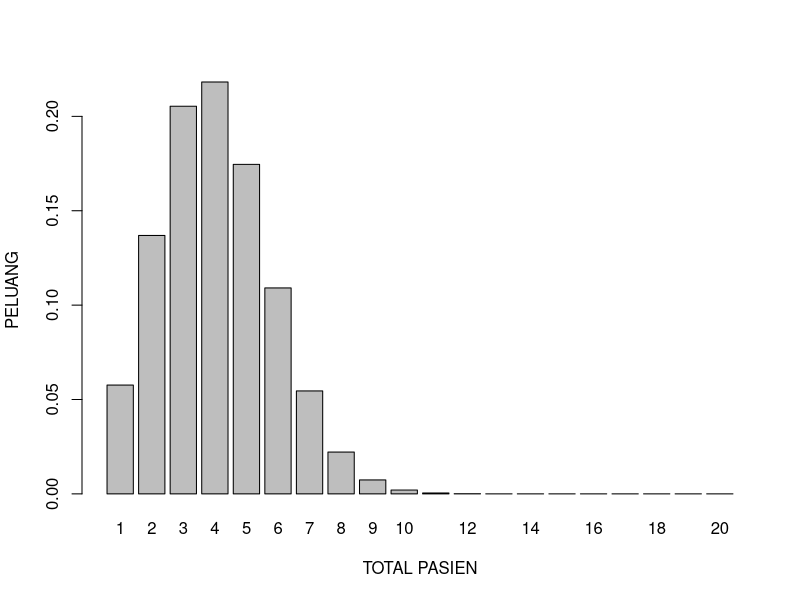

Write R code to recreate this figure.
library(combinat)

#NOMOR 2A
total_combination <- dim(combn(20, 4))[2]
peluang_sembuh <- total_combination*((0.2)^4)*((0.8)^16)
peluang_sembuh

#NOMOR 2B
data = data.frame(y=c(dbinom(1:20, 20, 0.2)), x=c(1:20))
barplot(data$y, names.arg=data$x, xlab="TOTAL PASIEN" , ylab="PELUANG")

#NOMOR 2C
p <- 0.2 
q <- 0.8 
n <- 4   
rataan <- n*p
varian <- n*p*q
rataan
varian
